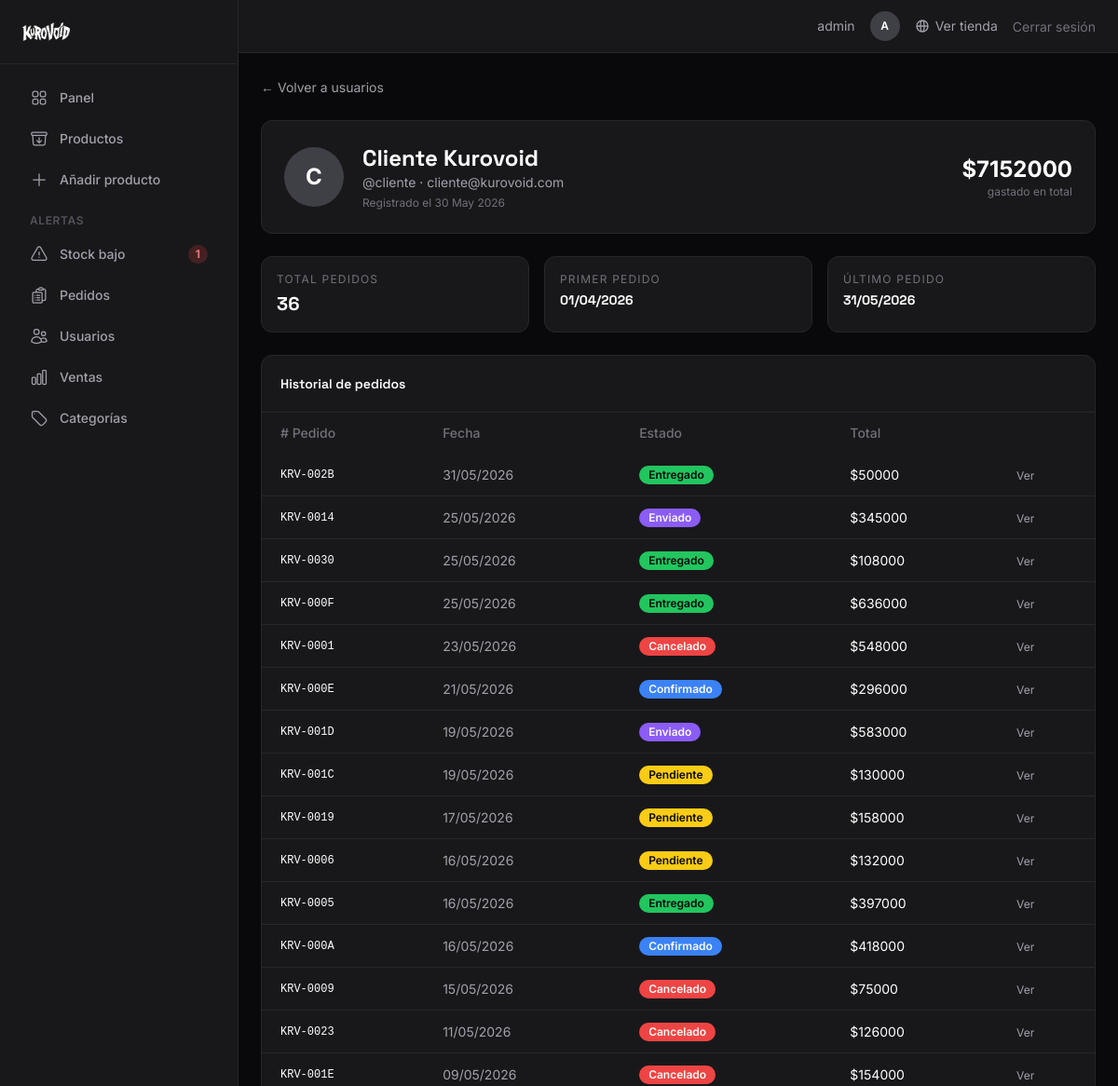
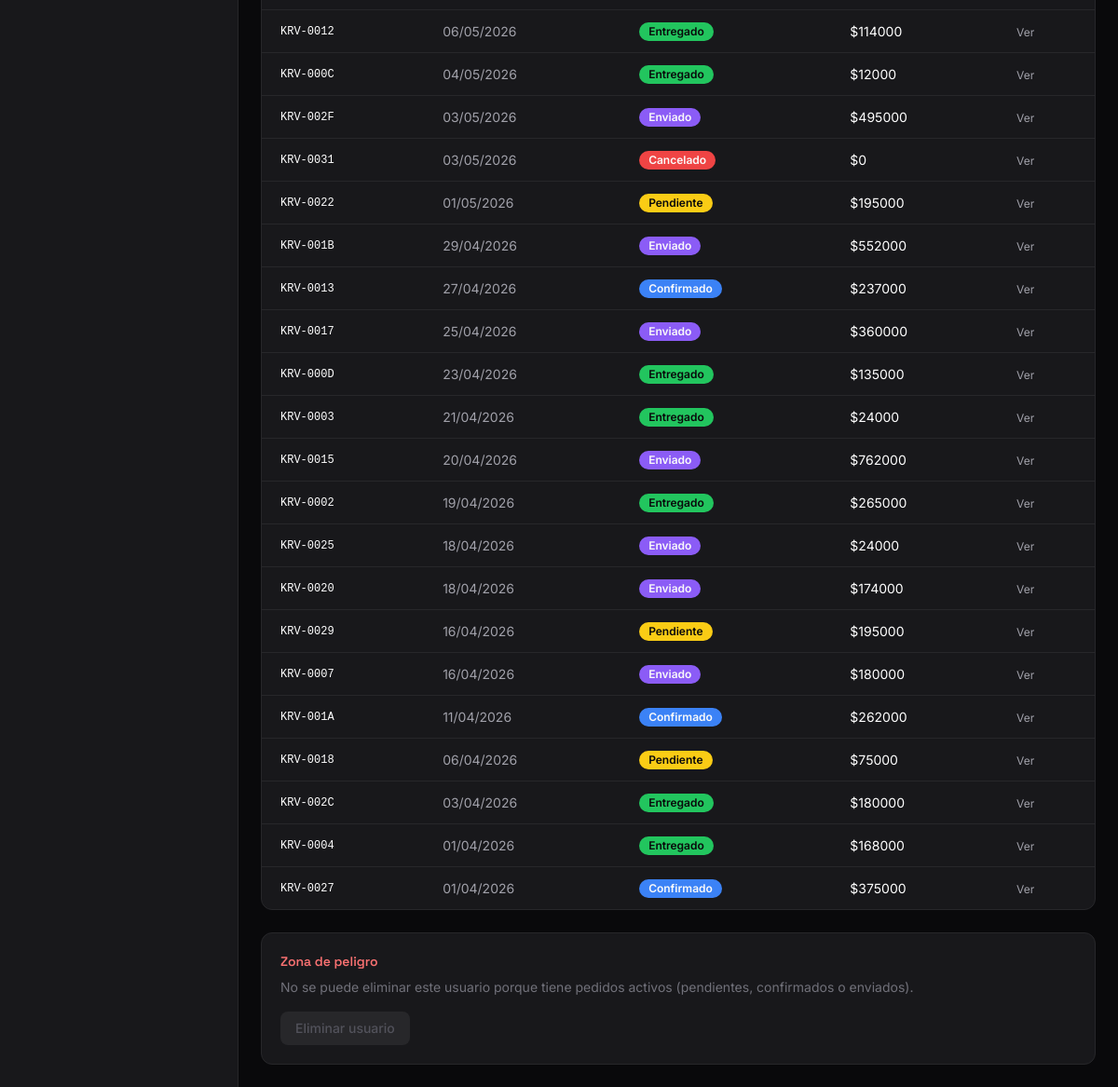
The app's page /dashboard/usuarios/3/ (signed in) with its own data (2 pictures, top to bottom).
### apps/orders/models.py (models this page shows, shortened)
class Pedido(models.Model):
    ESTADO_CHOICES = [
        ("pendiente", "Pendiente"),
        ("confirmado", "Confirmado"),
        ("enviado", "Enviado"),
        ("entregado", "Entregado"),
        ("cancelado", "Cancelado"),
    ]
    usuario = models.ForeignKey(
        settings.AUTH_USER_MODEL, on_delete=models.SET_NULL, null=True, blank=True
    )
    nombre_cliente = models.CharField(max_length=200, blank=True)
    telefono = models.CharField(max_length=20, blank=True)
    direccion_envio = models.TextField(blank=True)
    creado_en = models.DateTimeField(auto_now_add=True)
    actualizado_en = models.DateTimeField(auto_now=True)
    estado = models.CharField(max_length=20, choices=ESTADO_CHOICES, default="pendiente")
    total = models.DecimalField(max_digits=12, decimal_places=2, default=0)
    numero_guia = models.CharField(max_length=100, blank=True)
    class Meta:
        ordering = ["-creado_en"]
    def numero_pedido(self):
        h = hex(self.id)[2:].upper().zfill(4)
        return f"KRV-{h}"

### apps/dashboard/views.py (the view, shortened to what this page needs)
# urls.py: path("usuarios/<int:pk>/", views.UserDetailView.as_view(), name="usuario_detail"),
@method_decorator([login_required], name="dispatch")
class UserDetailView(SuperUserRequiredMixin, DetailView):
    model = User
    template_name = "dashboard/usuario_detail.html"
    context_object_name = "usuario"
    pk_url_kwarg = "pk"
    def get_queryset(self):
        return User.objects.filter(is_staff=False)
    def get_context_data(self, **kwargs):
        context = super().get_context_data(**kwargs)
        user_obj = self.get_object()
        pedidos = Pedido.objects.filter(usuario=user_obj).order_by("-creado_en")
        context["pedidos"] = pedidos
        total_gastado = pedidos.filter(
            estado__in=["confirmado", "enviado", "entregado"]
        ).aggregate(t=Sum("total"))["t"] or 0
        context["total_gastado"] = total_gastado
        primer_pedido = pedidos.last()
        ultimo_pedido = pedidos.first()
        context["primer_pedido"] = primer_pedido.creado_en if primer_pedido else None
        context["ultimo_pedido"] = ultimo_pedido.creado_en if ultimo_pedido else None
        context["tiene_pedidos_activos"] = pedidos.exclude(estado="entregado").exclude(estado="cancelado").exists()
        return context

### apps/dashboard/context_processors.py (called while the page is built)
def dashboard_sidebar(request):
    if request.user.is_authenticated and request.user.is_staff:
        return {
            "low_stock_count": Product.objects.filter(stock__lte=3).count()
        }
    return {}

### apps/dashboard/views.py (called while the page is built)
    def test_func(self):
        return self.request.user.is_superuser

### templates/dashboard/usuario_detail.html (shortened to what this page needs)
{% extends "dashboard/base_dashboard.html" %}
{% load static %}
{% block content %}
<div class="space-y-6">
    <a href="{% url 'dashboard:usuario_list' %}" class="text-zinc-400 hover:text-zinc-200 text-sm transition-colors">&larr; Volver a usuarios</a>
    <div class="bg-zinc-900 border border-zinc-800 rounded-xl p-6">
        <div class="flex items-center gap-5">
            <div class="w-16 h-16 rounded-full bg-zinc-700 flex items-center justify-center text-2xl font-bold text-white shrink-0">
                {{ usuario.username|first|upper }}
            </div>
            <div class="flex-1">
                <h1 class="font-['Space_Grotesk'] text-2xl font-bold">{{ usuario.get_full_name|default:usuario.username }}</h1>
                <p class="text-sm text-zinc-400">@{{ usuario.username }} &middot; {{ usuario.email|default:"Sin email" }}</p>
                <p class="text-xs text-zinc-500 mt-1">Registrado el {{ usuario.date_joined|date:"d F Y" }}</p>
            </div>
            <div class="text-right">
                <p class="text-2xl font-bold">${{ total_gastado|floatformat:0 }}</p>
                <p class="text-xs text-zinc-500">gastado en total</p>
            </div>
        </div>
    </div>
    <div class="grid grid-cols-1 sm:grid-cols-3 gap-4">
        <div class="bg-zinc-900 border border-zinc-800 rounded-xl p-4">
            <p class="text-xs text-zinc-500 uppercase tracking-widest">Total pedidos</p>
            <p class="font-['Space_Grotesk'] text-xl font-bold mt-1">{{ pedidos|length }}</p>
        </div>
        <div class="bg-zinc-900 border border-zinc-800 rounded-xl p-4">
            <p class="text-xs text-zinc-500 uppercase tracking-widest">Primer pedido</p>
            <p class="font-['Space_Grotesk'] text-sm font-bold mt-1">{{ primer_pedido|date:"d/m/Y"|default:"—" }}</p>
        </div>
        <div class="bg-zinc-900 border border-zinc-800 rounded-xl p-4">
            <p class="text-xs text-zinc-500 uppercase tracking-widest">Último pedido</p>
            <p class="font-['Space_Grotesk'] text-sm font-bold mt-1">{{ ultimo_pedido|date:"d/m/Y"|default:"—" }}</p>
        </div>
    </div>
    <div class="bg-zinc-900 border border-zinc-800 rounded-xl overflow-hidden">
        <div class="p-5 border-b border-zinc-800">
            <h2 class="font-['Space_Grotesk'] text-sm font-semibold">Historial de pedidos</h2>
        </div>
        {% if pedidos %}
        <table class="w-full text-sm">
            <thead>
                <tr class="text-zinc-500 text-left">
                    <th class="px-5 py-3 font-medium"># Pedido</th>
                    <th class="px-5 py-3 font-medium">Fecha</th>
                    <th class="px-5 py-3 font-medium">Estado</th>
                    <th class="px-5 py-3 font-medium">Total</th>
                    <th class="px-5 py-3 font-medium"></th>
                </tr>
            </thead>
            <tbody class="divide-y divide-zinc-800">
                {% for p in pedidos %}
                <tr class="hover:bg-zinc-800/50 transition-colors">
                    <td class="px-5 py-3 font-mono text-xs">{{ p.numero_pedido }}</td>
                    <td class="px-5 py-3 text-zinc-400">{{ p.creado_en|date:"d/m/Y" }}</td>
                    <td class="px-5 py-3">
                        <span class="inline-block text-xs font-semibold px-2.5 py-0.5 rounded-full badge-{{ p.estado }}">{{ p.get_estado_display }}</span>
                    </td>
                    <td class="px-5 py-3">${{ p.total|floatformat:0 }}</td>
                    <td class="px-5 py-3">
                        <a href="{% url 'dashboard:pedido_detail' p.id %}" class="text-zinc-400 hover:text-white transition-colors text-xs">Ver</a>
                    </td>
                </tr>
                {% endfor %}
            </tbody>
        </table>
        {% else %}
        <div class="p-8 text-center text-zinc-500">Este usuario no ha realizado pedidos.</div>
        {% endif %}
    </div>
    <div class="bg-zinc-900 border border-zinc-800 rounded-xl p-5">
        <h2 class="font-['Space_Grotesk'] text-sm font-semibold text-red-400 mb-2">Zona de peligro</h2>
        <p class="text-sm text-zinc-500 mb-4">
            {% if tiene_pedidos_activos %}
            No se puede eliminar este usuario porque tiene pedidos activos (pendientes, confirmados o enviados).
            {% else %}
            Este usuario no tiene pedidos activos. Puedes eliminarlo.
            {% endif %}
        </p>
        <form method="post" onsubmit="return confirm('¿Eliminar permanentemente a {{ usuario.username }}? Esta acción no se puede deshacer.');">
            <button type="submit" {% if tiene_pedidos_activos %}disabled{% endif %} class="px-4 py-2 text-sm font-medium rounded-lg transition-colors {% if tiene_pedidos_activos %}bg-zinc-800 text-zinc-600 cursor-not-allowed{% else %}bg-red-600 hover:bg-red-500 text-white{% endif %}">
                Eliminar usuario
            </button>
        </form>
    </div>
</div>
{% endblock %}

### templates/dashboard/base_dashboard.html (shortened to what this page needs)
{% load static %}
<!DOCTYPE html>
<html lang="es" class="bg-zinc-950">
<head>
    <link rel="stylesheet" href="{% static 'css/output.css' %}">
</head>
<body class="bg-zinc-950 text-white min-h-screen font-['Inter']">
    <div class="flex min-h-screen">
        <aside class="w-64 bg-zinc-900 border-r border-zinc-800 flex flex-col shrink-0">
            <div class="p-6 border-b border-zinc-800">
                <a href="{% url 'dashboard:home' %}">
                    <img src="{% static 'img/tipografia_kurovoid_negativa.png' %}" alt="KUROVOID" class="h-5 w-auto">
                </a>
            </div>
            <nav class="flex-1 p-4 space-y-1">
                <a href="{% url 'dashboard:home' %}" class="flex items-center gap-3 px-4 py-2.5 rounded-lg text-sm font-medium text-zinc-400 hover:text-white hover:bg-zinc-800 transition-colors">
                    Panel
                </a>
                <a href="{% url 'dashboard:product_list' %}" class="flex items-center gap-3 px-4 py-2.5 rounded-lg text-sm font-medium text-zinc-400 hover:text-white hover:bg-zinc-800 transition-colors">
                    Productos
                </a>
                <a href="{% url 'dashboard:product_create' %}" class="flex items-center gap-3 px-4 py-2.5 rounded-lg text-sm font-medium text-zinc-400 hover:text-white hover:bg-zinc-800 transition-colors">
                    <svg xmlns="http://www.w3.org/2000/svg" class="h-5 w-5" fill="none" viewBox="0 0 24 24" stroke="currentColor" stroke-width="1.5">
                        <path stroke-linecap="round" stroke-linejoin="round" d="M12 4.5v15m7.5-7.5h-15" />
                    </svg>
                    Añadir producto
                </a>
                <div class="pt-3 pb-1">
                    <p class="px-4 text-xs font-semibold uppercase tracking-wider text-zinc-600">Alertas</p>
                </div>
                <a href="{% url 'dashboard:alertas' %}" class="flex items-center justify-between gap-3 px-4 py-2.5 rounded-lg text-sm font-medium text-zinc-400 hover:text-white hover:bg-zinc-800 transition-colors group">
                    <div class="flex items-center gap-3">
                        Stock bajo
                    </div>
                    <span class="px-2 py-0.5 rounded-full text-xs font-bold bg-red-500/20 text-red-400 group-hover:bg-red-500/30 transition-colors" id="sidebar-alertas-count">{{ low_stock_count|default:"0" }}</span>
                </a>
                <a href="{% url 'dashboard:pedido_list' %}" class="flex items-center gap-3 px-4 py-2.5 rounded-lg text-sm font-medium text-zinc-400 hover:text-white hover:bg-zinc-800 transition-colors">
                    Pedidos
                </a>
                <a href="{% url 'dashboard:usuario_list' %}" class="flex items-center gap-3 px-4 py-2.5 rounded-lg text-sm font-medium text-zinc-400 hover:text-white hover:bg-zinc-800 transition-colors">
                    Usuarios
                </a>
                <a href="{% url 'dashboard:ventas' %}" class="flex items-center gap-3 px-4 py-2.5 rounded-lg text-sm font-medium text-zinc-400 hover:text-white hover:bg-zinc-800 transition-colors">
                    Ventas
                </a>
                <a href="{% url 'dashboard:categoria_list' %}" class="flex items-center gap-3 px-4 py-2.5 rounded-lg text-sm font-medium text-zinc-400 hover:text-white hover:bg-zinc-800 transition-colors">
                    Categorías
                </a>
            </nav>
        </aside>
        <div class="flex-1 flex flex-col min-w-0">
            <header class="bg-zinc-900 border-b border-zinc-800 px-6 py-3 flex items-center justify-end gap-4">
                <span class="text-sm text-zinc-400">{{ request.user.get_full_name|default:request.user.username }}</span>
                <div class="w-8 h-8 rounded-full bg-zinc-700 flex items-center justify-center text-xs font-semibold text-white">
                    {{ request.user.username|first|upper }}
                </div>
                <a href="{% url 'home' %}" target="_blank" class="text-sm text-zinc-400 hover:text-white transition-colors inline-flex items-center gap-1.5">
                    <svg class="w-4 h-4" fill="none" stroke="currentColor" viewBox="0 0 24 24">
                        <path stroke-linecap="round" stroke-linejoin="round" stroke-width="2" d="M21 12a9 9 0 01-9 9m9-9a9 9 0 00-9-9m9 9H3m9 9a9 9 0 01-9-9m9 9c1.657 0 3-4.03 3-9s-1.343-9-3-9m0 18c-1.657 0-3-4.03-3-9s1.343-9 3-9m-9 9a9 9 0 019-9"/>
                    </svg>
                    Ver tienda
                </a>
                <form method="post" action="{% url 'users:logout' %}">
                    <button type="submit" class="text-sm text-zinc-500 hover:text-zinc-300 transition-colors cursor-pointer bg-transparent border-none p-0">Cerrar sesión</button>
                </form>
            </header>
            <main class="flex-1 p-6 overflow-auto">
                {% block content %}{% endblock %}
            </main>
        </div>
    </div>
</body>
</html>

### templates/dashboard/usuario_detail.html (style rules this page uses)
.badge-pendiente { background-color: #facc15; color: #09090b; }
.badge-confirmado { background-color: #3b82f6; color: #fafafa; }
.badge-enviado { background-color: #8b5cf6; color: #fafafa; }
.badge-entregado { background-color: #22c55e; color: #09090b; }
.badge-cancelado { background-color: #ef4444; color: #fafafa; }

### records on screen
Pedido: creado_en "01/04/2026", numero_pedido "KRV-0027", estado "Confirmado", total "375000"
Pedido: creado_en "31/05/2026", numero_pedido "KRV-002B", estado "Entregado", total "50000"
Pedido: numero_pedido "KRV-0014", creado_en "25/05/2026", estado "Enviado", total "345000"
Pedido: numero_pedido "KRV-0030", creado_en "25/05/2026", estado "Entregado", total "108000"
Pedido: numero_pedido "KRV-000F", creado_en "25/05/2026", estado "Entregado", total "636000"
Pedido: numero_pedido "KRV-0001", creado_en "23/05/2026", estado "Cancelado", total "548000"
Pedido: numero_pedido "KRV-000E", creado_en "21/05/2026", estado "Confirmado", total "296000"
Pedido: numero_pedido "KRV-001D", creado_en "19/05/2026", estado "Enviado", total "583000"
Pedido: numero_pedido "KRV-001C", creado_en "19/05/2026", estado "Pendiente", total "130000"
Pedido: numero_pedido "KRV-0019", creado_en "17/05/2026", estado "Pendiente", total "158000"
Pedido: numero_pedido "KRV-0006", creado_en "16/05/2026", estado "Pendiente", total "132000"
Pedido: numero_pedido "KRV-0005", creado_en "16/05/2026", estado "Entregado", total "397000"
Pedido: numero_pedido "KRV-000A", creado_en "16/05/2026", estado "Confirmado", total "418000"
Pedido: numero_pedido "KRV-0009", creado_en "15/05/2026", estado "Cancelado", total "75000"
Pedido: numero_pedido "KRV-0023", creado_en "11/05/2026", estado "Cancelado", total "126000"
Pedido: numero_pedido "KRV-001E", creado_en "09/05/2026", estado "Cancelado", total "154000"
Pedido: numero_pedido "KRV-0012", creado_en "06/05/2026", estado "Entregado", total "114000"
Pedido: numero_pedido "KRV-000C", creado_en "04/05/2026", estado "Entregado", total "12000"
Pedido: numero_pedido "KRV-002F", creado_en "03/05/2026", estado "Enviado", total "495000"
Pedido: numero_pedido "KRV-0031", creado_en "03/05/2026", estado "Cancelado", total "0"
Pedido: numero_pedido "KRV-0022", creado_en "01/05/2026", estado "Pendiente", total "195000"
Pedido: numero_pedido "KRV-001B", creado_en "29/04/2026", estado "Enviado", total "552000"
Pedido: numero_pedido "KRV-0013", creado_en "27/04/2026", estado "Confirmado", total "237000"
Pedido: numero_pedido "KRV-0017", creado_en "25/04/2026", estado "Enviado", total "360000"
Pedido: numero_pedido "KRV-000D", creado_en "23/04/2026", estado "Entregado", total "135000"
Pedido: numero_pedido "KRV-0003", creado_en "21/04/2026", estado "Entregado", total "24000"
Pedido: numero_pedido "KRV-0015", creado_en "20/04/2026", estado "Enviado", total "762000"
Pedido: numero_pedido "KRV-0002", creado_en "19/04/2026", estado "Entregado", total "265000"
Pedido: numero_pedido "KRV-0025", creado_en "18/04/2026", estado "Enviado", total "24000"
Pedido: numero_pedido "KRV-0020", creado_en "18/04/2026", estado "Enviado", total "174000"
Pedido: numero_pedido "KRV-0029", creado_en "16/04/2026", estado "Pendiente", total "195000"
Pedido: numero_pedido "KRV-0007", creado_en "16/04/2026", estado "Enviado", total "180000"
Pedido: numero_pedido "KRV-001A", creado_en "11/04/2026", estado "Confirmado", total "262000"
Pedido: numero_pedido "KRV-0018", creado_en "06/04/2026", estado "Pendiente", total "75000"
Pedido: numero_pedido "KRV-002C", creado_en "03/04/2026", estado "Entregado", total "180000"
Pedido: numero_pedido "KRV-0004", creado_en "01/04/2026", estado "Entregado", total "168000"

### other values on screen
{{ low_stock_count|default:"0" }} "1"
{{ request.user.get_full_name|default:request.user.username }} "admin"
{{ request.user.username|first|upper }} "A"
{{ usuario.username|first|upper }} "C"
{{ usuario.get_full_name|default:usuario.username }} "Cliente Kurovoid"
{{ usuario.username }} "cliente"
{{ usuario.email|default:"Sin email" }} "cliente@kurovoid.com"
{{ usuario.date_joined|date:"d F Y" }} "30 May 2026"
{{ total_gastado|floatformat:0 }} "7152000"
{{ pedidos|length }} "36"
